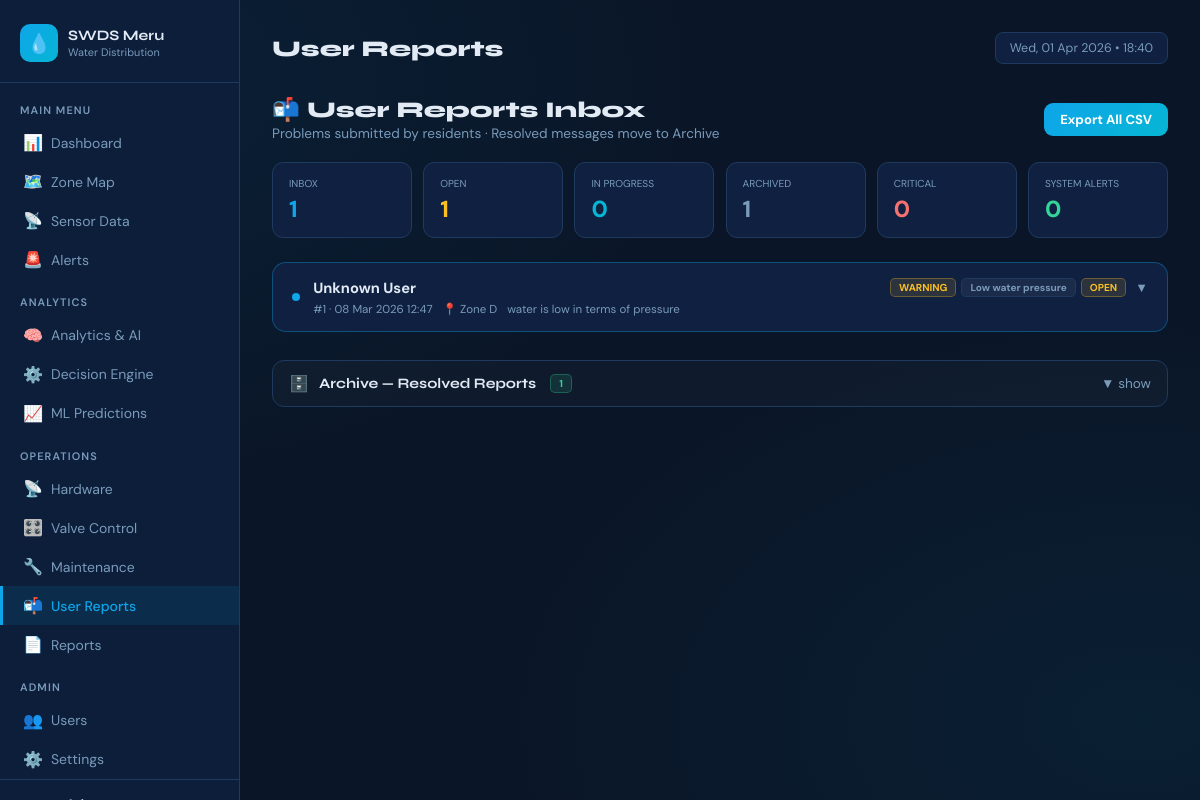
Page /user_reports.php (signed in) on the committed database.
### tables this page shows
CREATE TABLE `emergency_messages` (
  `id` int(11) NOT NULL AUTO_INCREMENT,
  `user_id` int(11) DEFAULT NULL,
  `message` text NOT NULL,
  `severity` varchar(20) DEFAULT 'warning',
  `issue_type` varchar(100) DEFAULT 'Other',
  `status` varchar(30) DEFAULT 'open',
  `zone_name` varchar(100) DEFAULT NULL,
  `gps_lat` decimal(10,7) DEFAULT NULL,
  `gps_lng` decimal(10,7) DEFAULT NULL,
  `admin_response` text DEFAULT NULL,
  `responded_by` int(11) DEFAULT NULL,
  `responded_at` timestamp NULL DEFAULT NULL,
  `is_read` tinyint(1) DEFAULT 0,
  `created_at` timestamp NOT NULL DEFAULT current_timestamp(),
  PRIMARY KEY (`id`),
  KEY `user_id` (`user_id`),
  CONSTRAINT `emergency_messages_ibfk_1` FOREIGN KEY (`user_id`) REFERENCES `users` (`id`) ON DELETE SET NULL
);

### user_reports.php (the view, shortened to what this page needs)
<?php
require_once __DIR__ . '/db.php';
$total_alerts = (int)$pdo->query("SELECT COUNT(*) FROM alerts WHERE is_resolved=0")->fetchColumn();
$pdo->exec("CREATE TABLE IF NOT EXISTS emergency_messages (
    id           INT AUTO_INCREMENT PRIMARY KEY,
    user_id      INT NOT NULL,
    message      TEXT NOT NULL,
    severity     VARCHAR(20)  DEFAULT 'warning',
    issue_type   VARCHAR(100) DEFAULT 'Other',
    status       VARCHAR(30)  DEFAULT 'open',
    admin_response TEXT,
    responded_by INT DEFAULT NULL,
    responded_at TIMESTAMP NULL,
    is_read      TINYINT(1) DEFAULT 0,
    created_at   TIMESTAMP DEFAULT CURRENT_TIMESTAMP,
    INDEX idx_em_user(user_id), INDEX idx_em_status(status)
)");
foreach ([
    "ALTER TABLE emergency_messages ADD COLUMN severity VARCHAR(20) DEFAULT 'warning'",
    "ALTER TABLE emergency_messages ADD COLUMN issue_type VARCHAR(100) DEFAULT 'Other'",
    "ALTER TABLE emergency_messages ADD COLUMN status VARCHAR(30) DEFAULT 'open'",
    "ALTER TABLE emergency_messages ADD COLUMN admin_response TEXT",
    "ALTER TABLE emergency_messages ADD COLUMN responded_by INT DEFAULT NULL",
    "ALTER TABLE emergency_messages ADD COLUMN responded_at TIMESTAMP NULL",
    "ALTER TABLE emergency_messages ADD COLUMN is_read TINYINT(1) DEFAULT 0",
    "ALTER TABLE emergency_messages ADD COLUMN zone_name VARCHAR(100)",
    "ALTER TABLE emergency_messages ADD COLUMN gps_lat DECIMAL(10,7)",
    "ALTER TABLE emergency_messages ADD COLUMN gps_lng DECIMAL(10,7)",
] as $sql) { try { $pdo->exec($sql); } catch (PDOException $e) {} }
$pdo->exec("UPDATE emergency_messages SET is_read=1 WHERE is_read=0");
$inbox = $pdo->query("
    SELECT em.*, u.full_name, u.email,
           COALESCE(u2.full_name,'—') AS replied_by_name
    FROM emergency_messages em
    LEFT JOIN users u  ON u.id  = em.user_id
    LEFT JOIN users u2 ON u2.id = em.responded_by
    WHERE em.status IN ('open','in_progress','read')
    ORDER BY FIELD(em.status,'open','in_progress','read'), em.created_at DESC
    LIMIT 200
")->fetchAll();
$archive = $pdo->query("
    SELECT em.*, u.full_name, u.email,
           COALESCE(u2.full_name,'—') AS replied_by_name
    FROM emergency_messages em
    LEFT JOIN users u  ON u.id  = em.user_id
    LEFT JOIN users u2 ON u2.id = em.responded_by
    WHERE em.status = 'resolved'
    ORDER BY em.responded_at DESC
    LIMIT 100
")->fetchAll();
$stats = $pdo->query("
    SELECT COUNT(*) AS total,
           SUM(status='open') AS open_count,
           SUM(status='in_progress') AS inprog,
           SUM(status='resolved') AS resolved,
           SUM(severity='critical') AS critical
    FROM emergency_messages
")->fetch();
if (file_exists(__DIR__ . '/includes/sidebar.php')) {
    require_once __DIR__ . '/includes/sidebar.php';
} else {
    require_once __DIR__ . '/sidebar.php';
}
?>
<div style="display:flex;justify-content:space-between;align-items:center;
            margin-bottom:1.25rem;flex-wrap:wrap;gap:.75rem">
  <div>
    <h1 style="font-family:'Syne',sans-serif;font-size:1.4rem;font-weight:800">
      📬 User Reports Inbox
    </h1>
    <p style="color:var(--muted);font-size:.85rem;margin-top:2px">
      Problems submitted by residents · Resolved messages move to Archive
    </p>
  </div>
  <a href="user_reports.php?export=1"
     style="padding:8px 16px;background:linear-gradient(135deg,var(--blue),var(--teal));
            border-radius:9px;color:#fff;font-size:.82rem;font-weight:700;text-decoration:none">
    Export All CSV
  </a>
</div>
<div class="sg">
  <?php foreach([
    ['Inbox',     count($inbox),           '#0ea5e9'],
    ['Open',      $stats['open_count']??0, '#fbbf24'],
    ['In Progress',$stats['inprog']??0,    '#06b6d4'],
    ['Archived',  $stats['resolved']??0,   '#7a9bba'],
    ['Critical',  $stats['critical']??0,   '#f87171'],
    ['System Alerts', $total_alerts,       $total_alerts>0?'#f87171':'#34d399'],
  ] as [$l,$v,$c]): ?>
  <div class="sc">
    <div class="sl"><?= $l ?></div>
    <div class="sv" style="color:<?= $c ?>"><?= $v ?></div>
  </div>
  <?php endforeach; ?>
</div>
<?php if (empty($inbox)): ?>
<div class="rep-card">
  <div class="empty-state">
    <div style="font-size:2.5rem;margin-bottom:.75rem">✅</div>
    <div style="font-weight:700;font-size:1rem;margin-bottom:.4rem">Inbox is clear</div>
    <p style="font-size:.85rem">All reports have been resolved. New reports from residents will appear here.</p>
  </div>
</div>
<?php else: ?>
<?php
$sc_map = ['open'=>'b-open','read'=>'b-read','in_progress'=>'b-inprog','resolved'=>'b-resolved'];
$sv_map = ['critical'=>'b-crit','warning'=>'b-warn','info'=>'b-info'];
foreach ($inbox as $r):
    $sc = $sc_map[$r['status']] ?? 'b-open';
    $sv = $sv_map[$r['severity']] ?? 'b-warn';
    $is_new = ($r['status'] === 'open');
?>
<div class="rep-card <?= $is_new ? 'unread' : '' ?>" id="r<?= $r['id'] ?>">
  <div class="rep-header" onclick="toggleCard(<?= $r['id'] ?>)" style="cursor:pointer">
    <div style="display:flex;align-items:center;gap:8px;flex-wrap:wrap">
      <?php if ($is_new): ?><span class="unread-dot" title="New"></span><?php endif; ?>
      <div>
        <div style="font-weight:700;font-size:.92rem">
          <?= htmlspecialchars($r['full_name'] ?? 'Unknown User') ?>
        </div>
        <div style="font-size:.72rem;color:var(--muted);margin-top:4px;display:flex;gap:10px;flex-wrap:wrap">
          <span>#<?= $r['id'] ?> · <?= date('d M Y H:i', strtotime($r['created_at'])) ?></span>
          <?php if (!empty($r['zone_name'])): ?>
          <span>📍 <?= htmlspecialchars($r['zone_name']) ?></span>
          <?php endif; ?>
          <span class="msg-preview" id="prev-<?= $r['id'] ?>"
                style="color:var(--muted);max-width:300px;overflow:hidden;text-overflow:ellipsis;white-space:nowrap">
            <?= htmlspecialchars(substr($r['message'], 0, 80)) . (strlen($r['message']) > 80 ? '…' : '') ?>
          </span>
        </div>
      </div>
    </div>
    <div style="display:flex;gap:5px;flex-wrap:wrap;align-items:center">
      <span class="bdg <?= $sv ?>"><?= strtoupper($r['severity'] ?? 'warning') ?></span>
      <span class="bdg" style="background:rgba(255,255,255,.05);color:var(--muted);border:1px solid var(--border)">
        <?= htmlspecialchars($r['issue_type'] ?? 'Other') ?>
      </span>
      <span class="bdg <?= $sc ?>"><?= strtoupper(str_replace('_',' ',$r['status'] ?? 'open')) ?></span>
      <span id="arr-<?= $r['id'] ?>" style="color:var(--muted);font-size:.8rem;margin-left:4px">▼</span>
    </div>
  </div>
</div>
<?php endforeach; ?>
<?php endif; ?>
<div style="margin-top:1.75rem">
  <div class="arc-toggle" onclick="toggleArchive()">
    <span style="font-size:1rem">🗄️</span>
    <span style="font-family:'Syne',sans-serif;font-weight:700;font-size:.9rem">
      Archive — Resolved Reports
    </span>
    <span class="bdg b-resolved" style="margin-left:4px"><?= count($archive) ?></span>
    <span id="arc-arrow" style="margin-left:auto;color:var(--muted);font-size:.85rem">▼ show</span>
  </div>
</div>
</main>
</body>
</html>

### sidebar.php (style rules this page uses)
*, *::before, *::after { box-sizing: border-box; margin: 0; padding: 0; }
:root { --blue: #0ea5e9; --teal: #06b6d4; --green: #34d399; --yellow: #fbbf24; --red: #f87171; --purple: #a78bfa; --dark: #0a1628; --sidebar: #0c1e3a; --card: #0f2040; --border: #1e3a5f; --text: #e2eaf4; --muted: #7a9bba; }
body { font-family: 'DM Sans', sans-serif; background: var(--dark); color: var(--text); min-height: 100vh; display: flex; background-image: radial-gradient(ellipse at 5% 10%, rgba(14,165,233,0.07) 0%, transparent 40%), radial-gradient(ellipse at 95% 90%, rgba(6,182,212,0.06) 0%, transparent 40%); }

### user_reports.php (style rules this page uses)
.sg { display:grid;grid-template-columns:repeat(auto-fill,minmax(130px,1fr));gap:.7rem;margin-bottom:1.5rem }
.sc { background:var(--card);border:1px solid var(--border);border-radius:11px;padding:.85rem 1rem }
.sl { font-size:.63rem;color:var(--muted);text-transform:uppercase;margin-bottom:4px }
.sv { font-size:1.45rem;font-weight:800 }
.rep-card { background:var(--card);border:1px solid var(--border);border-radius:14px; margin-bottom:.85rem;overflow:hidden;transition:opacity .3s }
.rep-card.unread { border-color:rgba(14,165,233,.35) }
.rep-header { padding:.9rem 1.2rem;display:flex;align-items:flex-start; justify-content:space-between;gap:1rem;flex-wrap:wrap }
.bdg { padding:2px 8px;border-radius:5px;font-size:.63rem;font-weight:700 }
.b-open { background:rgba(251,191,36,.12);color:#fbbf24;border:1px solid rgba(251,191,36,.3) }
.b-resolved { background:rgba(52,211,153,.12);color:#34d399;border:1px solid rgba(52,211,153,.3) }
.b-warn { background:rgba(251,191,36,.12);color:#fbbf24;border:1px solid rgba(251,191,36,.3) }
.arc-toggle { display:flex;align-items:center;gap:10px;cursor:pointer; padding:12px 16px;background:rgba(255,255,255,.02); border:1px solid var(--border);border-radius:12px;margin-bottom:1rem; user-select:none }
.unread-dot { display:inline-block;width:8px;height:8px;background:#0ea5e9; border-radius:50%;margin-right:5px;flex-shrink:0;animation:pulse 2s infinite }

### rows in the picture
emergency_messages: full_name "Unknown User", id "1", created_at "08 Mar 2026 12:47", zone_name "Zone D", message "water is low in terms of pressure", severity "WARNING", issue_type "Low water pressure", status "OPEN"

### other values in the picture
$page_title "User Reports"
$l "INBOX"
$v "1"
$l "OPEN"
$l "IN PROGRESS"
$v "0"
$l "ARCHIVED"
$l "CRITICAL"
$l "SYSTEM ALERTS"
count($archive) "1"
